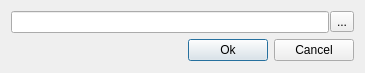
<?xml version="1.0" encoding="UTF-8"?>
<ui version="4.0">
 <class>GenericProjectLocationDialog</class>
 <widget class="QDialog" name="GenericProjectLocationDialog">
  <property name="geometry">
   <rect>
    <x>0</x>
    <y>0</y>
    <width>365</width>
    <height>73</height>
   </rect>
  </property>
  <property name="maximumSize">
   <size>
    <width>16777215</width>
    <height>73</height>
   </size>
  </property>
  <property name="windowTitle">
   <string>Generic Project Source Location</string>
  </property>
  <layout class="QVBoxLayout" name="verticalLayout">
   <item>
    <layout class="QHBoxLayout" name="horizontalLayout_2">
     <property name="spacing">
      <number>1</number>
     </property>
     <item>
      <widget class="QLineEdit" name="locationLineEdit">
       <property name="readOnly">
        <bool>true</bool>
       </property>
      </widget>
     </item>
     <item>
      <widget class="QToolButton" name="toolButton">
       <property name="text">
        <string>...</string>
       </property>
      </widget>
     </item>
    </layout>
   </item>
   <item>
    <layout class="QHBoxLayout" name="horizontalLayout">
     <item>
      <spacer name="horizontalSpacer">
       <property name="orientation">
        <enum>Qt::Horizontal</enum>
       </property>
       <property name="sizeHint" stdset="0">
        <size>
         <width>40</width>
         <height>20</height>
        </size>
       </property>
      </spacer>
     </item>
     <item>
      <widget class="QPushButton" name="okButton">
       <property name="text">
        <string>Ok</string>
       </property>
      </widget>
     </item>
     <item>
      <widget class="QPushButton" name="cancelButton">
       <property name="text">
        <string>Cancel</string>
       </property>
      </widget>
     </item>
    </layout>
   </item>
  </layout>
 </widget>
 <resources/>
 <connections>
  <connection>
   <sender>okButton</sender>
   <signal>clicked()</signal>
   <receiver>GenericProjectLocationDialog</receiver>
   <slot>accept()</slot>
   <hints>
    <hint type="sourcelabel">
     <x>241</x>
     <y>52</y>
    </hint>
    <hint type="destinationlabel">
     <x>148</x>
     <y>53</y>
    </hint>
   </hints>
  </connection>
  <connection>
   <sender>cancelButton</sender>
   <signal>clicked()</signal>
   <receiver>GenericProjectLocationDialog</receiver>
   <slot>reject()</slot>
   <hints>
    <hint type="sourcelabel">
     <x>312</x>
     <y>51</y>
    </hint>
    <hint type="destinationlabel">
     <x>71</x>
     <y>45</y>
    </hint>
   </hints>
  </connection>
 </connections>
</ui>
